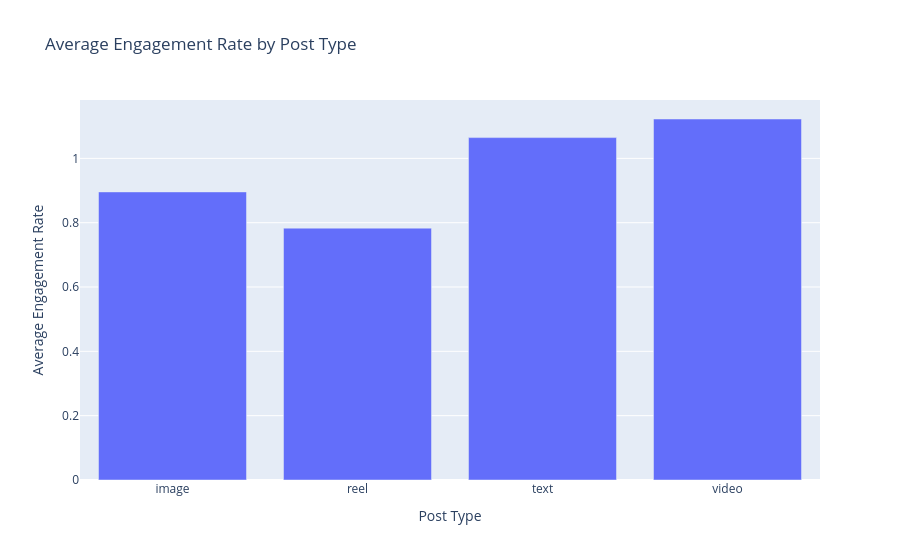

The notebook cell saved with this chart:
### Code cell
plotly_data = df.groupby('post_type', as_index=False)['engagement_rate'].mean()

fig = px.bar(
    plotly_data,
    x='post_type',
    y='engagement_rate',
    title='Average Engagement Rate by Post Type',
    labels={
        'post_type': 'Post Type',
        'engagement_rate': 'Average Engagement Rate'
    }
)

fig.show()

### Figure 1 — Plotly figure (JSON) as saved in the notebook; plotly's stock layout.template omitted (floating-point values rounded to 4 significant figures)
{"data": [{"hovertemplate": "Post Type=%{x}<br>Average Engagement Rate=%{y}<extra></extra>", "legendgroup": "", "marker": {"color": "#636efa", "pattern": {"shape": ""}}, "name": "", "orientation": "v", "showlegend": false, "textposition": "auto", "type": "bar", "x": ["image", "reel", "text", "video"], "xaxis": "x", "y": [0.8956, 0.783, 1.065, 1.122], "yaxis": "y"}], "layout": {"barmode": "relative", "legend": {"tracegroupgap": 0}, "title": {"text": "Average Engagement Rate by Post Type"}, "xaxis": {"anchor": "y", "domain": [0, 1], "title": {"text": "Post Type"}}, "yaxis": {"anchor": "x", "domain": [0, 1], "title": {"text": "Average Engagement Rate"}}}}
